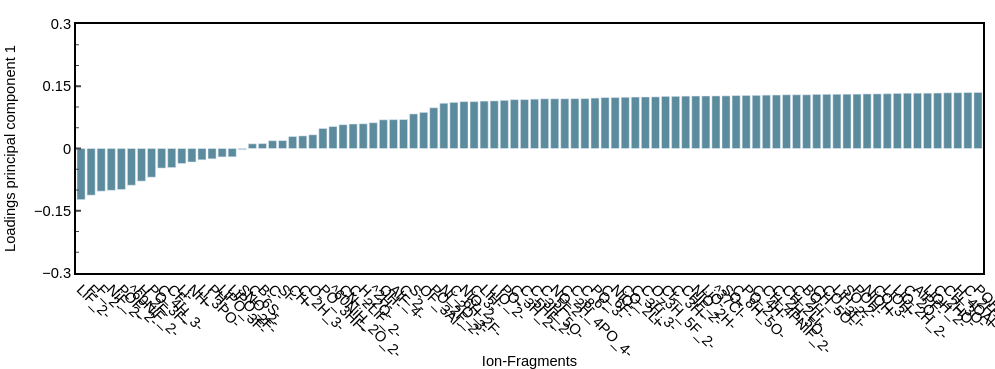
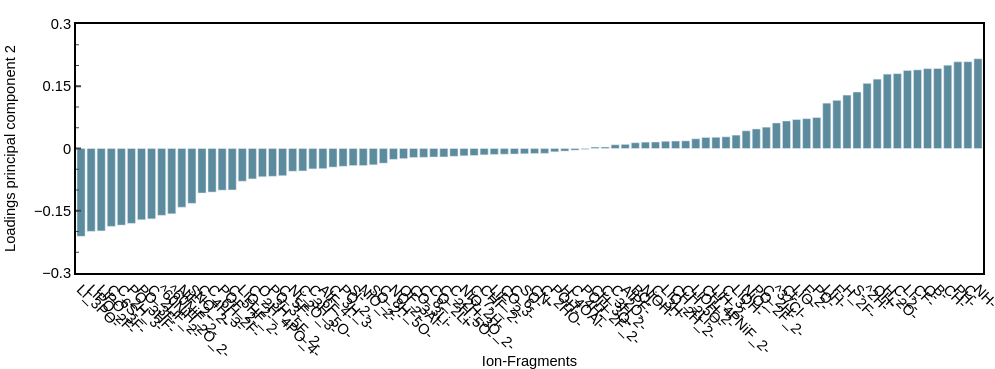
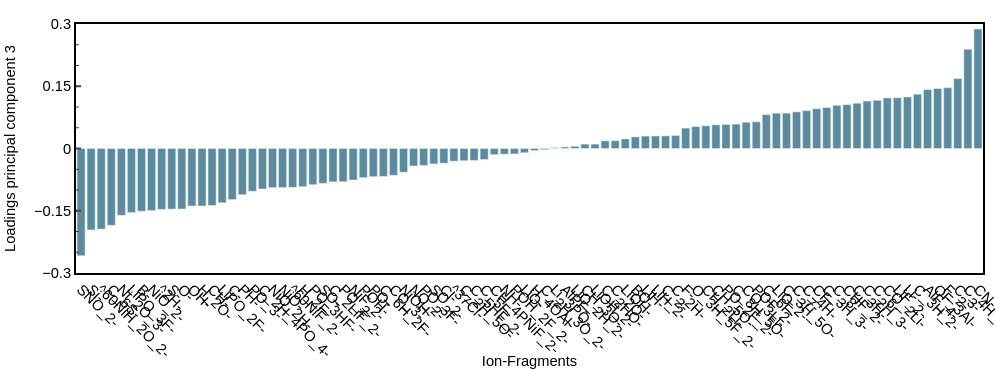

Notebook code cell kept with these figures, in order:
### Code cell
import plotly.express as px
from scientific_utils.publication_plotly import apply_style, my_color_scale, BAR_MARGIN, OVERVIEW_W_CM, OVERVIEW_H_CM, SHOW_LEGEND

for i in list_of_component_names: # not the column 'Labels' (text)
    # Sort dataframe according to one column
    loadings = loadings.sort_values(by = i)
    # plot loadings for one component
    #fig = px.bar(loadings, x=i, y=loadings.index, orientation='h')
    fig = px.bar(loadings, x=loadings.index, y=i, orientation='v')
    fig.update_traces(marker_color=my_color_scale[4])   # publication colour
    # plotly x-axis tick
    fig.update_yaxes(dtick=loadings.index)
    #fig.update_layout(bargap=0.90)

    fig['layout'].update(height = 800, width = 800, title = 'Loading Plot',xaxis=dict(
          tickangle=-60
        ))
    
    ##### Change Visual Layout of the Plot: publication style (publication_plotly.apply_style), category x axis
    apply_style(fig, 'Ion-Fragments', 'Loadings ' + i, plot_w_cm=3*OVERVIEW_W_CM, plot_h_cm=OVERVIEW_H_CM, margin=BAR_MARGIN,   # 3x wide: about 100 fragment names
                x_ticks='', x_minor=False, x_tickformat=None, y_tickformat=None, showlegend=False)
    fig.update_yaxes(tickvals=[-0.3, -0.15, 0, 0.15, 0.3], range=[-0.3, 0.3])   # fixed loading range, as before
    
    # Update the layout with customized labels
    fig.update_layout(
        xaxis=dict(
            tickmode='array',
            tickvals=list(range(len(loadings.index))),
            ticktext=loadings.index,
            tickangle=45,  # Optional rotation for additional clarity
            ticks='',              # was ticks='outside', ticklen=10; category axis without ticks (publication style)
        )
    )
    
    # Save Plot as interactive html Plot
    fig.write_html(images_outdir + 'Loadings ' + i + ".html") # images_outdir + "Comparing_specCapacites" + ".html"

    fig.show()
    
# # Plotting Loadings with matplotlib
# for i in range(len(principal_components_fitted.components_)):

#     a = x_data = data[0].columns
#     b = y_data = principal_components_fitted.components_[i]
#     c = color = 'royalblue'
#     d = XLims = None
#     e = YLims = None
#     f = YScale = 'linear'
#     g = XAxis_Label = 'Mass / u'
#     h = YAxis_Label = 'Loading for Component %s' %(i+1)
#     i = Filepath_for_saving = './LoadingPlot_for_Component %s' %(i+1)

#     Matplotlib_SimplePlot(a, b, c, d, e, f, g, h, i)

### Figure 1 — Plotly figure (JSON) as saved in the notebook; plotly's stock layout.template omitted (floating-point values rounded to 4 significant figures)
{"data": [{"hovertemplate": "index=%{x}<br>principal component 1=%{y}<extra></extra>", "legendgroup": "", "marker": {"color": "#5c8b9d", "pattern": {"shape": ""}}, "name": "", "orientation": "v", "showlegend": false, "textposition": "auto", "type": "bar", "x": ["LiF_2-", "F-", "F_2-", "NiF_2-", "POF_2-", "^60NiF_2-", "H_2F-", "PO_3F-", "C_4H_3-", "CF-", "Li-", "NH-", "Li_3PO-", "PH-", "LiPO_3F-", "LiPO_2F-", "SNO_2-", "C_6S-", "B-", "C-", "Si-", "CH-", "C_2H_3-", "O-", "PO_3HF-", "^60NiH_2O_2-", "CN-", "C_2LiF_2-", "H_2O-", "^2H-", "OH-", "AlF_4-", "C_2-", "S-", "OF_3Al-", "PO_2F_2-", "Ni_2O_3-", "C_6H_2F-", "NiO_2-", "C_3-", "LiH-", "LiO_2-", "PO-", "C_3H_2-", "C_5HF_2-", "C_3H_5O-", "C_5F-", "NO_2-", "C_2H_4PO_4-", "C_8-", "C_6-", "PO_3-", "C_6F-", "NiO-", "CO_2Li-", "C_3H_3-", "C_7-", "O_3H_5F_2-", "Cl-", "C_3H-", "CHF_2-", "NiO_2H-", "LiO-", "^37Cl-", "SO-", "C_8H_5O-", "PO_2-", "C_4H-", "CH_4PNiF_2-", "C_2H_5O-", "CH_2Li-", "C_2H-", "BO-", "CH_5O-", "CO_3Li-", "LiH_2-", "SO_2-", "POH-", "NiOH-", "CO_3-", "LiOH-", "LiO_2H_2-", "C_2O-", "AlPF-", "LiOH_2-", "C_2HO-", "CH_3O-", "H_4OAl-", "C_2H_3O_2-", "POH_2F_2-"], "xaxis": "x", "y": [-0.1232, -0.1124, -0.1028, -0.1008, -0.09884, -0.08853, -0.07859, -0.06919, -0.04717, -0.04587, -0.03621, -0.03253, -0.02725, -0.02481, -0.02028, -0.02005, -0.002566, 0.0113, 0.01184, 0.01877, 0.019, 0.02886, 0.03036, 0.03298, 0.04825, 0.05287, 0.05731, 0.05901, 0.05957, 0.06212, 0.06917, 0.06954, 0.06975, 0.08329, 0.08703, 0.09818, 0.109, 0.1111, 0.1129, 0.1129, 0.1142, 0.1147, 0.1161, 0.1178, 0.1179, 0.1189, 0.1198, 0.1198, 0.1198, 0.12, 0.1202, 0.1214, 0.1227, 0.1229, 0.1234, 0.124, 0.1241, 0.1244, 0.1256, 0.1257, 0.1262, 0.1264, 0.1265, 0.1266, 0.1268, 0.1275, 0.1278, 0.1281, 0.1286, 0.1288, 0.1294, 0.1294, 0.1294, 0.1304, 0.1306, 0.1307, 0.1309, 0.131, 0.1314, 0.1316, 0.132, 0.1328, 0.1332, 0.1333, 0.1333, 0.1336, 0.1342, 0.1344, 0.1348, 0.135], "yaxis": "y"}], "layout": {"barmode": "relative", "font": {"color": "black", "family": "Arial", "size": 14.67}, "height": 369, "legend": {"bgcolor": "rgba(255,255,255,0)", "font": {"size": 10.67}, "tracegroupgap": 0, "x": 1.02, "xanchor": "left", "y": 1, "yanchor": "top"}, "margin": {"autoexpand": false, "b": 96, "l": 76, "r": 12, "t": 24}, "paper_bgcolor": "white", "plot_bgcolor": "white", "showlegend": false, "title": {}, "width": 995, "xaxis": {"anchor": "y", "automargin": false, "domain": [0, 1], "gridcolor": "lightgrey", "gridwidth": 0.5, "linecolor": "black", "linewidth": 2, "minor": {"ticks": ""}, "mirror": true, "showgrid": false, "showline": true, "showticklabels": true, "tickangle": 45, "tickfont": {"size": 14.67}, "ticklen": 5, "tickmode": "array", "ticks": "", "ticktext": ["LiF_2-", "F-", "F_2-", "NiF_2-", "POF_2-", "^60NiF_2-", "H_2F-", "PO_3F-", "C_4H_3-", "CF-", "Li-", "NH-", "Li_3PO-", "PH-", "LiPO_3F-", "LiPO_2F-", "SNO_2-", "C_6S-", "B-", "C-", "Si-", "CH-", "C_2H_3-", "O-", "PO_3HF-", "^60NiH_2O_2-", "CN-", "C_2LiF_2-", "H_2O-", "^2H-", "OH-", "AlF_4-", "C_2-", "S-", "OF_3Al-", "PO_2F_2-", "Ni_2O_3-", "C_6H_2F-", "NiO_2-", "C_3-", "LiH-", "LiO_2-", "PO-", "C_3H_2-", "C_5HF_2-", "C_3H_5O-", "C_5F-", "NO_2-", "C_2H_4PO_4-", "C_8-", "C_6-", "PO_3-", "C_6F-", "NiO-", "CO_2Li-", "C_3H_3-", "C_7-", "O_3H_5F_2-", "Cl-", "C_3H-", "CHF_2-", "NiO_2H-", "LiO-", "^37Cl-", "SO-", "C_8H_5O-", "PO_2-", "C_4H-", "CH_4PNiF_2-", "C_2H_5O-", "CH_2Li-", "C_2H-", "BO-", "CH_5O-", "CO_3Li-", "LiH_2-", "SO_2-", "POH-", "NiOH-", "CO_3-", "LiOH-", "LiO_2H_2-", "C_2O-", "AlPF-", "LiOH_2-", "C_2HO-", "CH_3O-", "H_4OAl-", "C_2H_3O_2-", "POH_2F_2-"], "tickvals": [0, 1, 2, 3, 4, 5, 6, 7, 8, 9, 10, 11, 12, 13, 14, 15, 16, 17, 18, 19, 20, 21, 22, 23, 24, 25, 26, 27, 28, 29, 30, 31, 32, 33, 34, 35, 36, 37, 38, 39, 40, 41, 42, 43, 44, 45, 46, 47, 48, 49, 50, 51, 52, 53, 54, 55, 56, 57, 58, 59, 60, 61, 62, 63, 64, 65, 66, 67, 68, 69, 70, 71, 72, 73, 74, 75, 76, 77, 78, 79, 80, 81, 82, 83, 84, 85, 86, 87, 88, 89], "tickwidth": 2, "title": {"font": {"size": 14.67}, "text": "Ion-Fragments"}}, "yaxis": {"anchor": "x", "automargin": false, "domain": [0, 1], "dtick": ["LiF_2-", "F-", "F_2-", "NiF_2-", "POF_2-", "^60NiF_2-", "H_2F-", "PO_3F-", "C_4H_3-", "CF-", "Li-", "NH-", "Li_3PO-", "PH-", "LiPO_3F-", "LiPO_2F-", "SNO_2-", "C_6S-", "B-", "C-", "Si-", "CH-", "C_2H_3-", "O-", "PO_3HF-", "^60NiH_2O_2-", "CN-", "C_2LiF_2-", "H_2O-", "^2H-", "OH-", "AlF_4-", "C_2-", "S-", "OF_3Al-", "PO_2F_2-", "Ni_2O_3-", "C_6H_2F-", "NiO_2-", "C_3-", "LiH-", "LiO_2-", "PO-", "C_3H_2-", "C_5HF_2-", "C_3H_5O-", "C_5F-", "NO_2-", "C_2H_4PO_4-", "C_8-", "C_6-", "PO_3-", "C_6F-", "NiO-", "CO_2Li-", "C_3H_3-", "C_7-", "O_3H_5F_2-", "Cl-", "C_3H-", "CHF_2-", "NiO_2H-", "LiO-", "^37Cl-", "SO-", "C_8H_5O-", "PO_2-", "C_4H-", "CH_4PNiF_2-", "C_2H_5O-", "CH_2Li-", "C_2H-", "BO-", "CH_5O-", "CO_3Li-", "LiH_2-", "SO_2-", "POH-", "NiOH-", "CO_3-", "LiOH-", "LiO_2H_2-", "C_2O-", "AlPF-", "LiOH_2-", "C_2HO-", "CH_3O-", "H_4OAl-", "C_2H_3O_2-", "POH_2F_2-"], "gridcolor": "lightgrey", "gridwidth": 0.5, "linecolor": "black", "linewidth": 2, "minor": {"ticklen": 3, "ticks": "inside", "tickwidth": 1}, "mirror": true, "range": [-0.3, 0.3], "showgrid": false, "showline": true, "showticklabels": true, "tickfont": {"size": 14.67}, "ticklen": 5, "ticks": "inside", "tickvals": [-0.3, -0.15, 0, 0.15, 0.3], "tickwidth": 2, "title": {"font": {"size": 14.67}, "text": "Loadings principal component 1"}}}}

### Figure 2 — Plotly figure (JSON) as saved in the notebook; plotly's stock layout.template omitted (floating-point values rounded to 4 significant figures)
{"data": [{"hovertemplate": "index=%{x}<br>principal component 2=%{y}<extra></extra>", "legendgroup": "", "marker": {"color": "#5c8b9d", "pattern": {"shape": ""}}, "name": "", "orientation": "v", "showlegend": false, "textposition": "auto", "type": "bar", "x": ["Li_3PO-", "LiPO_2F-", "LiPO_3F-", "C_6S-", "C_2H_3-", "PO_3HF-", "PO_3F-", "C_2LiF_2-", "^60NiH_2O_2-", "^60NiF_2-", "NiF_2-", "SNO_2-", "C_4H_3-", "C_6H_2F-", "POF_2-", "C_5HF_2-", "LiO_2-", "C_2H_4PO_4-", "O_3H_5F_2-", "PO_3-", "C_5F-", "Ni_2O_3-", "C_3H_5O-", "C_6F-", "AlF_4-", "C_3H_3-", "PO_2-", "Si-", "NiO_2-", "SO_2-", "C_8H_5O-", "NO_2-", "OF_3Al-", "CO_3Li-", "C_8-", "CO_2Li-", "C_2H_5O-", "C_2H_3O_2-", "NiO_2H-", "C_7-", "CHF_2-", "LiF_2-", "CO_3-", "C_6-", "SO-", "CN-", "C_2HO-", "POH-", "H_4OAl-", "C_4H-", "POH_2F_2-", "CH_3O-", "C_3H_2-", "C_2O-", "AlPF-", "BO-", "NiOH-", "C_3H-", "LiO_2H_2-", "CH_2Li-", "CH_5O-", "LiOH_2-", "CH_4PNiF_2-", "LiH_2-", "C_3-", "LiOH-", "NiO-", "PO_2F_2-", "C_2H-", "^37Cl-", "Cl-", "LiO-", "F_2-", "PO-", "LiH-", "F-", "H_2F-", "S-", "^2H-", "OH-", "H_2O-", "C_2-", "Li-", "CF-", "O-", "B-", "CH-", "PH-", "C-", "NH-"], "xaxis": "x", "y": [-0.2117, -0.1997, -0.1986, -0.1878, -0.1846, -0.1805, -0.1717, -0.1695, -0.1611, -0.1573, -0.1416, -0.1322, -0.1073, -0.105, -0.1004, -0.09992, -0.07894, -0.07325, -0.06808, -0.06709, -0.06556, -0.05484, -0.05411, -0.04919, -0.04861, -0.04487, -0.04292, -0.04115, -0.04109, -0.03931, -0.03537, -0.02626, -0.02442, -0.02164, -0.02136, -0.02046, -0.02039, -0.01887, -0.01767, -0.01691, -0.01534, -0.0145, -0.01383, -0.01335, -0.0127, -0.01211, -0.01183, -0.007951, -0.006277, -0.004026, -0.002146, 0.00344, 0.003569, 0.009029, 0.009898, 0.01383, 0.01531, 0.01559, 0.01735, 0.01799, 0.01839, 0.02341, 0.02658, 0.02705, 0.02817, 0.03223, 0.04262, 0.0471, 0.05145, 0.0615, 0.06627, 0.06975, 0.07186, 0.07457, 0.1092, 0.116, 0.1287, 0.1361, 0.157, 0.1671, 0.1792, 0.1804, 0.188, 0.1895, 0.1924, 0.1927, 0.2006, 0.209, 0.2092, 0.2163], "yaxis": "y"}], "layout": {"barmode": "relative", "font": {"color": "black", "family": "Arial", "size": 14.67}, "height": 369, "legend": {"bgcolor": "rgba(255,255,255,0)", "font": {"size": 10.67}, "tracegroupgap": 0, "x": 1.02, "xanchor": "left", "y": 1, "yanchor": "top"}, "margin": {"autoexpand": false, "b": 96, "l": 76, "r": 12, "t": 24}, "paper_bgcolor": "white", "plot_bgcolor": "white", "showlegend": false, "title": {}, "width": 995, "xaxis": {"anchor": "y", "automargin": false, "domain": [0, 1], "gridcolor": "lightgrey", "gridwidth": 0.5, "linecolor": "black", "linewidth": 2, "minor": {"ticks": ""}, "mirror": true, "showgrid": false, "showline": true, "showticklabels": true, "tickangle": 45, "tickfont": {"size": 14.67}, "ticklen": 5, "tickmode": "array", "ticks": "", "ticktext": ["Li_3PO-", "LiPO_2F-", "LiPO_3F-", "C_6S-", "C_2H_3-", "PO_3HF-", "PO_3F-", "C_2LiF_2-", "^60NiH_2O_2-", "^60NiF_2-", "NiF_2-", "SNO_2-", "C_4H_3-", "C_6H_2F-", "POF_2-", "C_5HF_2-", "LiO_2-", "C_2H_4PO_4-", "O_3H_5F_2-", "PO_3-", "C_5F-", "Ni_2O_3-", "C_3H_5O-", "C_6F-", "AlF_4-", "C_3H_3-", "PO_2-", "Si-", "NiO_2-", "SO_2-", "C_8H_5O-", "NO_2-", "OF_3Al-", "CO_3Li-", "C_8-", "CO_2Li-", "C_2H_5O-", "C_2H_3O_2-", "NiO_2H-", "C_7-", "CHF_2-", "LiF_2-", "CO_3-", "C_6-", "SO-", "CN-", "C_2HO-", "POH-", "H_4OAl-", "C_4H-", "POH_2F_2-", "CH_3O-", "C_3H_2-", "C_2O-", "AlPF-", "BO-", "NiOH-", "C_3H-", "LiO_2H_2-", "CH_2Li-", "CH_5O-", "LiOH_2-", "CH_4PNiF_2-", "LiH_2-", "C_3-", "LiOH-", "NiO-", "PO_2F_2-", "C_2H-", "^37Cl-", "Cl-", "LiO-", "F_2-", "PO-", "LiH-", "F-", "H_2F-", "S-", "^2H-", "OH-", "H_2O-", "C_2-", "Li-", "CF-", "O-", "B-", "CH-", "PH-", "C-", "NH-"], "tickvals": [0, 1, 2, 3, 4, 5, 6, 7, 8, 9, 10, 11, 12, 13, 14, 15, 16, 17, 18, 19, 20, 21, 22, 23, 24, 25, 26, 27, 28, 29, 30, 31, 32, 33, 34, 35, 36, 37, 38, 39, 40, 41, 42, 43, 44, 45, 46, 47, 48, 49, 50, 51, 52, 53, 54, 55, 56, 57, 58, 59, 60, 61, 62, 63, 64, 65, 66, 67, 68, 69, 70, 71, 72, 73, 74, 75, 76, 77, 78, 79, 80, 81, 82, 83, 84, 85, 86, 87, 88, 89], "tickwidth": 2, "title": {"font": {"size": 14.67}, "text": "Ion-Fragments"}}, "yaxis": {"anchor": "x", "automargin": false, "domain": [0, 1], "dtick": ["Li_3PO-", "LiPO_2F-", "LiPO_3F-", "C_6S-", "C_2H_3-", "PO_3HF-", "PO_3F-", "C_2LiF_2-", "^60NiH_2O_2-", "^60NiF_2-", "NiF_2-", "SNO_2-", "C_4H_3-", "C_6H_2F-", "POF_2-", "C_5HF_2-", "LiO_2-", "C_2H_4PO_4-", "O_3H_5F_2-", "PO_3-", "C_5F-", "Ni_2O_3-", "C_3H_5O-", "C_6F-", "AlF_4-", "C_3H_3-", "PO_2-", "Si-", "NiO_2-", "SO_2-", "C_8H_5O-", "NO_2-", "OF_3Al-", "CO_3Li-", "C_8-", "CO_2Li-", "C_2H_5O-", "C_2H_3O_2-", "NiO_2H-", "C_7-", "CHF_2-", "LiF_2-", "CO_3-", "C_6-", "SO-", "CN-", "C_2HO-", "POH-", "H_4OAl-", "C_4H-", "POH_2F_2-", "CH_3O-", "C_3H_2-", "C_2O-", "AlPF-", "BO-", "NiOH-", "C_3H-", "LiO_2H_2-", "CH_2Li-", "CH_5O-", "LiOH_2-", "CH_4PNiF_2-", "LiH_2-", "C_3-", "LiOH-", "NiO-", "PO_2F_2-", "C_2H-", "^37Cl-", "Cl-", "LiO-", "F_2-", "PO-", "LiH-", "F-", "H_2F-", "S-", "^2H-", "OH-", "H_2O-", "C_2-", "Li-", "CF-", "O-", "B-", "CH-", "PH-", "C-", "NH-"], "gridcolor": "lightgrey", "gridwidth": 0.5, "linecolor": "black", "linewidth": 2, "minor": {"ticklen": 3, "ticks": "inside", "tickwidth": 1}, "mirror": true, "range": [-0.3, 0.3], "showgrid": false, "showline": true, "showticklabels": true, "tickfont": {"size": 14.67}, "ticklen": 5, "ticks": "inside", "tickvals": [-0.3, -0.15, 0, 0.15, 0.3], "tickwidth": 2, "title": {"font": {"size": 14.67}, "text": "Loadings principal component 2"}}}}

### Figure 3 — Plotly figure (JSON) as saved in the notebook; plotly's stock layout.template omitted (floating-point values rounded to 4 significant figures)
{"data": [{"hovertemplate": "index=%{x}<br>principal component 3=%{y}<extra></extra>", "legendgroup": "", "marker": {"color": "#5c8b9d", "pattern": {"shape": ""}}, "name": "", "orientation": "v", "showlegend": false, "textposition": "auto", "type": "bar", "x": ["SNO_2-", "Si-", "^60NiH_2O_2-", "C_6S-", "Ni_2O_3-", "LiPO_3F-", "B-", "NiO_2-", "^2H-", "S-", "O-", "OH-", "H_2O-", "CH-", "LiPO_2F-", "C-", "PH-", "PO_3-", "C_2H_4PO_4-", "NiO_2H-", "NiO-", "^60NiF_2-", "H_2F-", "PO_3HF-", "SO-", "C_2LiF_2-", "PO_2-", "NiF_2-", "POH-", "PO-", "C_6H_2F-", "CO_3-", "NiOH-", "NO_2-", "PO_3F-", "SO_2-", "Cl-", "^37Cl-", "C_2H_5O-", "C_5HF_2-", "C_5F-", "CH_4PNiF_2-", "NH-", "POH_2F_2-", "LiO-", "H_4OAl-", "C_2H_3O_2-", "Li_3PO-", "AlPF-", "LiO_2H_2-", "CH_3O-", "LiOH_2-", "C_2HO-", "C_2O-", "LiOH-", "BO-", "LiH-", "LiH_2-", "C_2-", "C_2H-", "F-", "O_3H_5F_2-", "CH_2Li-", "CH_5O-", "PO_2F_2-", "C_8H_5O-", "CO_3Li-", "POF_2-", "C_6F-", "LiO_2-", "C_3H_5O-", "C_7-", "C_4H-", "CF-", "C_3H_3-", "C_8-", "CHF_2-", "C_3H-", "C_2H_3-", "C_6-", "CO_2Li-", "LiF_2-", "Li-", "C_3H_2-", "AlF_4-", "OF_3Al-", "F_2-", "C_3-", "C_4H_3-", "CN-"], "xaxis": "x", "y": [-0.2582, -0.1961, -0.1943, -0.185, -0.1609, -0.1544, -0.1512, -0.1495, -0.1466, -0.146, -0.1457, -0.1387, -0.1385, -0.1373, -0.1308, -0.1229, -0.1114, -0.1029, -0.09758, -0.09432, -0.09397, -0.0936, -0.09185, -0.08715, -0.08397, -0.08029, -0.08, -0.07587, -0.07028, -0.06775, -0.06725, -0.06451, -0.05716, -0.04209, -0.04085, -0.03712, -0.03551, -0.03054, -0.02939, -0.0286, -0.02645, -0.01475, -0.01372, -0.01311, -0.01023, -0.00488, -0.002742, 0.001544, 0.003644, 0.00522, 0.01053, 0.01057, 0.01847, 0.01872, 0.02308, 0.02786, 0.02989, 0.0302, 0.0304, 0.03132, 0.04911, 0.05271, 0.05468, 0.057, 0.05776, 0.05872, 0.06312, 0.06436, 0.08152, 0.08512, 0.08513, 0.08824, 0.0911, 0.09578, 0.09866, 0.1041, 0.1056, 0.109, 0.1143, 0.116, 0.1218, 0.1222, 0.124, 0.1309, 0.1419, 0.1445, 0.1465, 0.1683, 0.2393, 0.288], "yaxis": "y"}], "layout": {"barmode": "relative", "font": {"color": "black", "family": "Arial", "size": 14.67}, "height": 369, "legend": {"bgcolor": "rgba(255,255,255,0)", "font": {"size": 10.67}, "tracegroupgap": 0, "x": 1.02, "xanchor": "left", "y": 1, "yanchor": "top"}, "margin": {"autoexpand": false, "b": 96, "l": 76, "r": 12, "t": 24}, "paper_bgcolor": "white", "plot_bgcolor": "white", "showlegend": false, "title": {}, "width": 995, "xaxis": {"anchor": "y", "automargin": false, "domain": [0, 1], "gridcolor": "lightgrey", "gridwidth": 0.5, "linecolor": "black", "linewidth": 2, "minor": {"ticks": ""}, "mirror": true, "showgrid": false, "showline": true, "showticklabels": true, "tickangle": 45, "tickfont": {"size": 14.67}, "ticklen": 5, "tickmode": "array", "ticks": "", "ticktext": ["SNO_2-", "Si-", "^60NiH_2O_2-", "C_6S-", "Ni_2O_3-", "LiPO_3F-", "B-", "NiO_2-", "^2H-", "S-", "O-", "OH-", "H_2O-", "CH-", "LiPO_2F-", "C-", "PH-", "PO_3-", "C_2H_4PO_4-", "NiO_2H-", "NiO-", "^60NiF_2-", "H_2F-", "PO_3HF-", "SO-", "C_2LiF_2-", "PO_2-", "NiF_2-", "POH-", "PO-", "C_6H_2F-", "CO_3-", "NiOH-", "NO_2-", "PO_3F-", "SO_2-", "Cl-", "^37Cl-", "C_2H_5O-", "C_5HF_2-", "C_5F-", "CH_4PNiF_2-", "NH-", "POH_2F_2-", "LiO-", "H_4OAl-", "C_2H_3O_2-", "Li_3PO-", "AlPF-", "LiO_2H_2-", "CH_3O-", "LiOH_2-", "C_2HO-", "C_2O-", "LiOH-", "BO-", "LiH-", "LiH_2-", "C_2-", "C_2H-", "F-", "O_3H_5F_2-", "CH_2Li-", "CH_5O-", "PO_2F_2-", "C_8H_5O-", "CO_3Li-", "POF_2-", "C_6F-", "LiO_2-", "C_3H_5O-", "C_7-", "C_4H-", "CF-", "C_3H_3-", "C_8-", "CHF_2-", "C_3H-", "C_2H_3-", "C_6-", "CO_2Li-", "LiF_2-", "Li-", "C_3H_2-", "AlF_4-", "OF_3Al-", "F_2-", "C_3-", "C_4H_3-", "CN-"], "tickvals": [0, 1, 2, 3, 4, 5, 6, 7, 8, 9, 10, 11, 12, 13, 14, 15, 16, 17, 18, 19, 20, 21, 22, 23, 24, 25, 26, 27, 28, 29, 30, 31, 32, 33, 34, 35, 36, 37, 38, 39, 40, 41, 42, 43, 44, 45, 46, 47, 48, 49, 50, 51, 52, 53, 54, 55, 56, 57, 58, 59, 60, 61, 62, 63, 64, 65, 66, 67, 68, 69, 70, 71, 72, 73, 74, 75, 76, 77, 78, 79, 80, 81, 82, 83, 84, 85, 86, 87, 88, 89], "tickwidth": 2, "title": {"font": {"size": 14.67}, "text": "Ion-Fragments"}}, "yaxis": {"anchor": "x", "automargin": false, "domain": [0, 1], "dtick": ["SNO_2-", "Si-", "^60NiH_2O_2-", "C_6S-", "Ni_2O_3-", "LiPO_3F-", "B-", "NiO_2-", "^2H-", "S-", "O-", "OH-", "H_2O-", "CH-", "LiPO_2F-", "C-", "PH-", "PO_3-", "C_2H_4PO_4-", "NiO_2H-", "NiO-", "^60NiF_2-", "H_2F-", "PO_3HF-", "SO-", "C_2LiF_2-", "PO_2-", "NiF_2-", "POH-", "PO-", "C_6H_2F-", "CO_3-", "NiOH-", "NO_2-", "PO_3F-", "SO_2-", "Cl-", "^37Cl-", "C_2H_5O-", "C_5HF_2-", "C_5F-", "CH_4PNiF_2-", "NH-", "POH_2F_2-", "LiO-", "H_4OAl-", "C_2H_3O_2-", "Li_3PO-", "AlPF-", "LiO_2H_2-", "CH_3O-", "LiOH_2-", "C_2HO-", "C_2O-", "LiOH-", "BO-", "LiH-", "LiH_2-", "C_2-", "C_2H-", "F-", "O_3H_5F_2-", "CH_2Li-", "CH_5O-", "PO_2F_2-", "C_8H_5O-", "CO_3Li-", "POF_2-", "C_6F-", "LiO_2-", "C_3H_5O-", "C_7-", "C_4H-", "CF-", "C_3H_3-", "C_8-", "CHF_2-", "C_3H-", "C_2H_3-", "C_6-", "CO_2Li-", "LiF_2-", "Li-", "C_3H_2-", "AlF_4-", "OF_3Al-", "F_2-", "C_3-", "C_4H_3-", "CN-"], "gridcolor": "lightgrey", "gridwidth": 0.5, "linecolor": "black", "linewidth": 2, "minor": {"ticklen": 3, "ticks": "inside", "tickwidth": 1}, "mirror": true, "range": [-0.3, 0.3], "showgrid": false, "showline": true, "showticklabels": true, "tickfont": {"size": 14.67}, "ticklen": 5, "ticks": "inside", "tickvals": [-0.3, -0.15, 0, 0.15, 0.3], "tickwidth": 2, "title": {"font": {"size": 14.67}, "text": "Loadings principal component 3"}}}}
